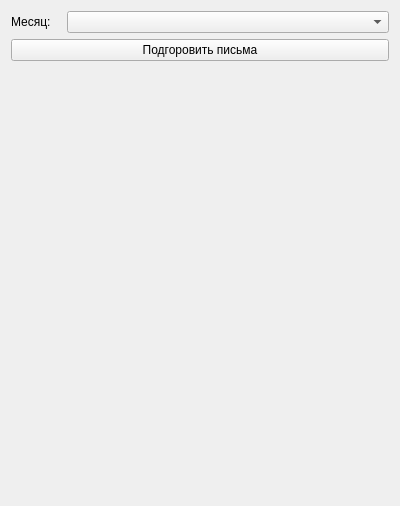
<?xml version="1.0" encoding="UTF-8"?>
<ui version="4.0">
 <class>InfoMessage</class>
 <widget class="QWidget" name="InfoMessage">
  <property name="geometry">
   <rect>
    <x>0</x>
    <y>0</y>
    <width>400</width>
    <height>506</height>
   </rect>
  </property>
  <property name="windowTitle">
   <string>Form</string>
  </property>
  <layout class="QGridLayout" name="gridLayout">
   <item row="0" column="0">
    <widget class="QLabel" name="label">
     <property name="sizePolicy">
      <sizepolicy hsizetype="Maximum" vsizetype="Preferred">
       <horstretch>0</horstretch>
       <verstretch>0</verstretch>
      </sizepolicy>
     </property>
     <property name="minimumSize">
      <size>
       <width>50</width>
       <height>0</height>
      </size>
     </property>
     <property name="text">
      <string>Месяц:</string>
     </property>
    </widget>
   </item>
   <item row="1" column="0" colspan="2">
    <widget class="QPushButton" name="pushButton">
     <property name="text">
      <string>Подгоровить письма</string>
     </property>
    </widget>
   </item>
   <item row="0" column="1">
    <widget class="QComboBox" name="comboBox"/>
   </item>
   <item row="2" column="0" colspan="2">
    <spacer name="verticalSpacer">
     <property name="orientation">
      <enum>Qt::Vertical</enum>
     </property>
     <property name="sizeHint" stdset="0">
      <size>
       <width>20</width>
       <height>40</height>
      </size>
     </property>
    </spacer>
   </item>
  </layout>
 </widget>
 <resources/>
 <connections/>
</ui>
